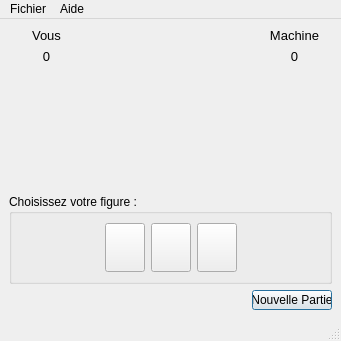
<?xml version="1.0" encoding="UTF-8"?>
<ui version="4.0">
 <class>ChifoumiVue</class>
 <widget class="QMainWindow" name="ChifoumiVue">
  <property name="geometry">
   <rect>
    <x>0</x>
    <y>0</y>
    <width>341</width>
    <height>341</height>
   </rect>
  </property>
  <property name="sizePolicy">
   <sizepolicy hsizetype="Maximum" vsizetype="Preferred">
    <horstretch>0</horstretch>
    <verstretch>0</verstretch>
   </sizepolicy>
  </property>
  <property name="minimumSize">
   <size>
    <width>341</width>
    <height>341</height>
   </size>
  </property>
  <property name="windowTitle">
   <string>ChifoumiVue</string>
  </property>
  <widget class="QWidget" name="centralwidget">
   <layout class="QVBoxLayout" name="verticalLayout">
    <item>
     <layout class="QHBoxLayout" name="horizontalLayout">
      <item>
       <layout class="QVBoxLayout" name="verticalLayoutJoueur">
        <item>
         <widget class="QLabel" name="labelJoueur">
          <property name="sizePolicy">
           <sizepolicy hsizetype="Minimum" vsizetype="Maximum">
            <horstretch>0</horstretch>
            <verstretch>0</verstretch>
           </sizepolicy>
          </property>
          <property name="font">
           <font>
            <pointsize>10</pointsize>
           </font>
          </property>
          <property name="text">
           <string>Vous</string>
          </property>
          <property name="alignment">
           <set>Qt::AlignCenter</set>
          </property>
         </widget>
        </item>
        <item>
         <widget class="QLabel" name="labelScoreJoueur">
          <property name="sizePolicy">
           <sizepolicy hsizetype="Minimum" vsizetype="Maximum">
            <horstretch>0</horstretch>
            <verstretch>0</verstretch>
           </sizepolicy>
          </property>
          <property name="font">
           <font>
            <pointsize>10</pointsize>
           </font>
          </property>
          <property name="text">
           <string>0</string>
          </property>
          <property name="alignment">
           <set>Qt::AlignCenter</set>
          </property>
         </widget>
        </item>
        <item>
         <widget class="QLabel" name="labelFigureJoueur">
          <property name="sizePolicy">
           <sizepolicy hsizetype="Minimum" vsizetype="Maximum">
            <horstretch>0</horstretch>
            <verstretch>0</verstretch>
           </sizepolicy>
          </property>
          <property name="minimumSize">
           <size>
            <width>75</width>
            <height>75</height>
           </size>
          </property>
          <property name="maximumSize">
           <size>
            <width>75</width>
            <height>75</height>
           </size>
          </property>
          <property name="text">
           <string/>
          </property>
          <property name="pixmap">
           <pixmap resource="images.qrc">:/images/images/rien_115.png</pixmap>
          </property>
          <property name="scaledContents">
           <bool>true</bool>
          </property>
          <property name="alignment">
           <set>Qt::AlignJustify|Qt::AlignTop</set>
          </property>
         </widget>
        </item>
       </layout>
      </item>
      <item>
       <spacer name="horizontalSpacer">
        <property name="orientation">
         <enum>Qt::Horizontal</enum>
        </property>
        <property name="sizeHint" stdset="0">
         <size>
          <width>40</width>
          <height>20</height>
         </size>
        </property>
       </spacer>
      </item>
      <item alignment="Qt::AlignBottom">
       <widget class="QLabel" name="label">
        <property name="sizePolicy">
         <sizepolicy hsizetype="Minimum" vsizetype="Maximum">
          <horstretch>0</horstretch>
          <verstretch>0</verstretch>
         </sizepolicy>
        </property>
        <property name="maximumSize">
         <size>
          <width>55</width>
          <height>55</height>
         </size>
        </property>
        <property name="text">
         <string/>
        </property>
        <property name="pixmap">
         <pixmap resource="images.qrc">:/images/images/versus_70.png</pixmap>
        </property>
        <property name="scaledContents">
         <bool>true</bool>
        </property>
        <property name="alignment">
         <set>Qt::AlignLeading|Qt::AlignLeft|Qt::AlignVCenter</set>
        </property>
       </widget>
      </item>
      <item>
       <spacer name="horizontalSpacer_2">
        <property name="orientation">
         <enum>Qt::Horizontal</enum>
        </property>
        <property name="sizeHint" stdset="0">
         <size>
          <width>40</width>
          <height>20</height>
         </size>
        </property>
       </spacer>
      </item>
      <item>
       <layout class="QVBoxLayout" name="verticalLayoutMachine">
        <item>
         <widget class="QLabel" name="labelMachine">
          <property name="sizePolicy">
           <sizepolicy hsizetype="Minimum" vsizetype="Maximum">
            <horstretch>0</horstretch>
            <verstretch>0</verstretch>
           </sizepolicy>
          </property>
          <property name="font">
           <font>
            <pointsize>10</pointsize>
           </font>
          </property>
          <property name="text">
           <string>Machine</string>
          </property>
          <property name="alignment">
           <set>Qt::AlignCenter</set>
          </property>
         </widget>
        </item>
        <item>
         <widget class="QLabel" name="labelScoreMachine">
          <property name="sizePolicy">
           <sizepolicy hsizetype="Minimum" vsizetype="Maximum">
            <horstretch>0</horstretch>
            <verstretch>0</verstretch>
           </sizepolicy>
          </property>
          <property name="font">
           <font>
            <pointsize>10</pointsize>
           </font>
          </property>
          <property name="text">
           <string>0</string>
          </property>
          <property name="alignment">
           <set>Qt::AlignCenter</set>
          </property>
         </widget>
        </item>
        <item>
         <widget class="QLabel" name="labelFigureMachine">
          <property name="sizePolicy">
           <sizepolicy hsizetype="Minimum" vsizetype="Maximum">
            <horstretch>0</horstretch>
            <verstretch>0</verstretch>
           </sizepolicy>
          </property>
          <property name="minimumSize">
           <size>
            <width>75</width>
            <height>75</height>
           </size>
          </property>
          <property name="maximumSize">
           <size>
            <width>75</width>
            <height>75</height>
           </size>
          </property>
          <property name="text">
           <string/>
          </property>
          <property name="pixmap">
           <pixmap resource="images.qrc">:/images/images/rien_115.png</pixmap>
          </property>
          <property name="scaledContents">
           <bool>true</bool>
          </property>
          <property name="alignment">
           <set>Qt::AlignJustify|Qt::AlignTop</set>
          </property>
         </widget>
        </item>
       </layout>
      </item>
     </layout>
    </item>
    <item>
     <spacer name="verticalSpacer">
      <property name="orientation">
       <enum>Qt::Vertical</enum>
      </property>
      <property name="sizeHint" stdset="0">
       <size>
        <width>20</width>
        <height>28</height>
       </size>
      </property>
     </spacer>
    </item>
    <item>
     <widget class="QGroupBox" name="groupBox">
      <property name="enabled">
       <bool>true</bool>
      </property>
      <property name="sizePolicy">
       <sizepolicy hsizetype="Minimum" vsizetype="Minimum">
        <horstretch>0</horstretch>
        <verstretch>0</verstretch>
       </sizepolicy>
      </property>
      <property name="minimumSize">
       <size>
        <width>0</width>
        <height>90</height>
       </size>
      </property>
      <property name="title">
       <string>Choisissez votre figure :</string>
      </property>
      <layout class="QHBoxLayout" name="horizontalLayout_2">
       <item>
        <spacer name="horizontalSpacer_3">
         <property name="orientation">
          <enum>Qt::Horizontal</enum>
         </property>
         <property name="sizeHint" stdset="0">
          <size>
           <width>39</width>
           <height>20</height>
          </size>
         </property>
        </spacer>
       </item>
       <item>
        <widget class="QPushButton" name="pushButtonPierre">
         <property name="maximumSize">
          <size>
           <width>65</width>
           <height>65</height>
          </size>
         </property>
         <property name="text">
          <string/>
         </property>
         <property name="icon">
          <iconset resource="images.qrc">
           <normaloff>:/images/images/pierre_115.png</normaloff>:/images/images/pierre_115.png</iconset>
         </property>
         <property name="iconSize">
          <size>
           <width>65</width>
           <height>65</height>
          </size>
         </property>
        </widget>
       </item>
       <item>
        <widget class="QPushButton" name="pushButtonPapier">
         <property name="maximumSize">
          <size>
           <width>65</width>
           <height>65</height>
          </size>
         </property>
         <property name="text">
          <string/>
         </property>
         <property name="icon">
          <iconset resource="images.qrc">
           <normaloff>:/images/images/papier_115.png</normaloff>:/images/images/papier_115.png</iconset>
         </property>
         <property name="iconSize">
          <size>
           <width>65</width>
           <height>65</height>
          </size>
         </property>
        </widget>
       </item>
       <item>
        <widget class="QPushButton" name="pushButtonCiseau">
         <property name="maximumSize">
          <size>
           <width>65</width>
           <height>65</height>
          </size>
         </property>
         <property name="text">
          <string/>
         </property>
         <property name="icon">
          <iconset resource="images.qrc">
           <normaloff>:/images/images/ciseau_115.png</normaloff>:/images/images/ciseau_115.png</iconset>
         </property>
         <property name="iconSize">
          <size>
           <width>65</width>
           <height>65</height>
          </size>
         </property>
        </widget>
       </item>
       <item>
        <spacer name="horizontalSpacer_4">
         <property name="orientation">
          <enum>Qt::Horizontal</enum>
         </property>
         <property name="sizeHint" stdset="0">
          <size>
           <width>39</width>
           <height>20</height>
          </size>
         </property>
        </spacer>
       </item>
      </layout>
     </widget>
    </item>
    <item alignment="Qt::AlignRight">
     <widget class="QPushButton" name="pushButtonNouvellePartie">
      <property name="maximumSize">
       <size>
        <width>80</width>
        <height>20</height>
       </size>
      </property>
      <property name="text">
       <string>Nouvelle Partie</string>
      </property>
      <property name="default">
       <bool>true</bool>
      </property>
     </widget>
    </item>
   </layout>
  </widget>
  <widget class="QMenuBar" name="menubar">
   <property name="geometry">
    <rect>
     <x>0</x>
     <y>0</y>
     <width>341</width>
     <height>21</height>
    </rect>
   </property>
   <widget class="QMenu" name="menuFichier">
    <property name="title">
     <string>Fichier</string>
    </property>
   </widget>
   <widget class="QMenu" name="menuAide">
    <property name="title">
     <string>Aide</string>
    </property>
   </widget>
   <addaction name="menuFichier"/>
   <addaction name="menuAide"/>
  </widget>
  <widget class="QStatusBar" name="statusbar"/>
 </widget>
 <resources>
  <include location="images.qrc"/>
 </resources>
 <connections/>
</ui>
